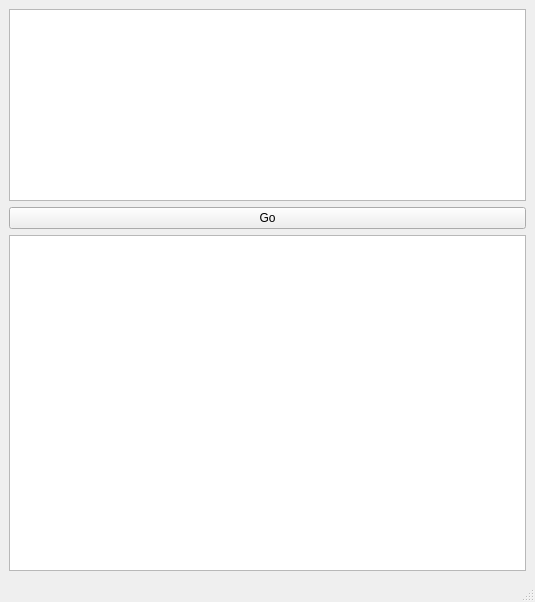
<?xml version="1.0" encoding="UTF-8"?>
<ui version="4.0">
 <class>mainWindow</class>
 <widget class="QMainWindow" name="mainWindow">
  <property name="geometry">
   <rect>
    <x>0</x>
    <y>0</y>
    <width>535</width>
    <height>602</height>
   </rect>
  </property>
  <property name="windowTitle">
   <string>Hspell GUI</string>
  </property>
  <widget class="QWidget" name="centralwidget">
   <layout class="QVBoxLayout" name="verticalLayout">
    <item>
     <widget class="QTextEdit" name="textEdit">
      <property name="sizePolicy">
       <sizepolicy hsizetype="Expanding" vsizetype="Fixed">
        <horstretch>0</horstretch>
        <verstretch>0</verstretch>
       </sizepolicy>
      </property>
      <property name="maximumSize">
       <size>
        <width>16777215</width>
        <height>1000</height>
       </size>
      </property>
     </widget>
    </item>
    <item>
     <widget class="QPushButton" name="pushButton">
      <property name="text">
       <string>Go</string>
      </property>
     </widget>
    </item>
    <item>
     <widget class="QTextEdit" name="textEdit_2">
      <property name="enabled">
       <bool>true</bool>
      </property>
      <property name="readOnly">
       <bool>true</bool>
      </property>
     </widget>
    </item>
   </layout>
  </widget>
  <widget class="QMenuBar" name="menubar">
   <property name="geometry">
    <rect>
     <x>0</x>
     <y>0</y>
     <width>535</width>
     <height>26</height>
    </rect>
   </property>
  </widget>
  <widget class="QStatusBar" name="statusbar"/>
 </widget>
 <resources/>
 <connections/>
</ui>
